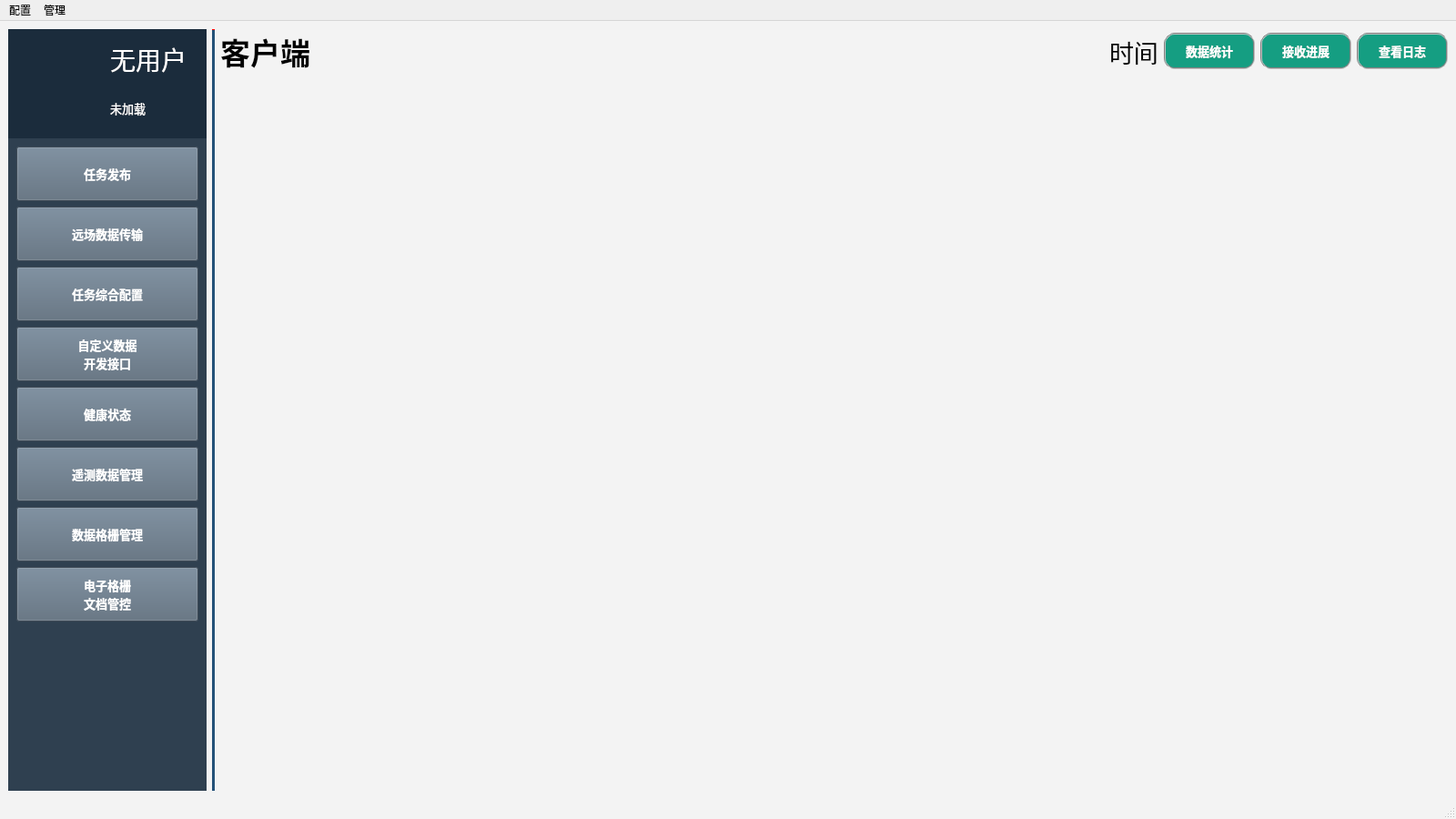
<?xml version="1.0" encoding="UTF-8"?>
<ui version="4.0">
 <class>FirstWindow</class>
 <widget class="QMainWindow" name="FirstWindow">
  <property name="geometry">
   <rect>
    <x>0</x>
    <y>0</y>
    <width>1600</width>
    <height>900</height>
   </rect>
  </property>
  <property name="sizePolicy">
   <sizepolicy hsizetype="Preferred" vsizetype="Preferred">
    <horstretch>0</horstretch>
    <verstretch>0</verstretch>
   </sizepolicy>
  </property>
  <property name="minimumSize">
   <size>
    <width>0</width>
    <height>0</height>
   </size>
  </property>
  <property name="maximumSize">
   <size>
    <width>16777215</width>
    <height>16777215</height>
   </size>
  </property>
  <property name="windowTitle">
   <string>中心运控管理软件</string>
  </property>
  <property name="styleSheet">
   <string notr="true">#FirstWindow{background-color: rgb(243,243,243);}
QStackedWidget{background-color: rgb(114,161,211);}</string>
  </property>
  <property name="toolButtonStyle">
   <enum>Qt::ToolButtonFollowStyle</enum>
  </property>
  <widget class="QWidget" name="centralwidget">
   <layout class="QHBoxLayout" name="horizontalLayout">
    <item>
     <layout class="QVBoxLayout" name="verticalLayout_5">
      <item>
       <layout class="QVBoxLayout" name="verticalLayout" stretch="0,0">
        <property name="spacing">
         <number>0</number>
        </property>
        <property name="sizeConstraint">
         <enum>QLayout::SetDefaultConstraint</enum>
        </property>
        <item>
         <widget class="QWidget" name="widget_name" native="true">
          <property name="minimumSize">
           <size>
            <width>0</width>
            <height>120</height>
           </size>
          </property>
          <property name="maximumSize">
           <size>
            <width>16777215</width>
            <height>120</height>
           </size>
          </property>
          <property name="styleSheet">
           <string notr="true">QWidget{background-color: rgb(27, 44, 60);}</string>
          </property>
          <layout class="QHBoxLayout" name="horizontalLayout_8">
           <item>
            <widget class="QWidget" name="widget" native="true">
             <property name="minimumSize">
              <size>
               <width>0</width>
               <height>100</height>
              </size>
             </property>
             <property name="maximumSize">
              <size>
               <width>16777215</width>
               <height>100</height>
              </size>
             </property>
             <property name="styleSheet">
              <string notr="true">border-image: url(:/image/user.png);</string>
             </property>
            </widget>
           </item>
           <item>
            <layout class="QVBoxLayout" name="verticalLayout_12">
             <item>
              <widget class="QLabel" name="label_2">
               <property name="font">
                <font>
                 <family>微软雅黑</family>
                 <pointsize>21</pointsize>
                </font>
               </property>
               <property name="styleSheet">
                <string notr="true">color: rgb(255, 255, 255);</string>
               </property>
               <property name="text">
                <string>无用户</string>
               </property>
              </widget>
             </item>
             <item>
              <widget class="QLabel" name="label_7">
               <property name="font">
                <font>
                 <family>微软雅黑</family>
                 <pointsize>10</pointsize>
                </font>
               </property>
               <property name="styleSheet">
                <string notr="true">color: rgb(255, 255, 255);</string>
               </property>
               <property name="text">
                <string>未加载</string>
               </property>
              </widget>
             </item>
            </layout>
           </item>
          </layout>
         </widget>
        </item>
        <item>
         <widget class="QWidget" name="widget_4" native="true">
          <property name="styleSheet">
           <string notr="true">QWidget{background-color: rgb(47, 64, 80);}
QPushButton{background-color: rgb(87, 104, 120);}
QPushButton{color: rgb(255, 255, 255);}</string>
          </property>
          <layout class="QVBoxLayout" name="verticalLayout_6">
           <item>
            <widget class="QPushButton" name="pushButton_4">
             <property name="minimumSize">
              <size>
               <width>200</width>
               <height>60</height>
              </size>
             </property>
             <property name="maximumSize">
              <size>
               <width>120</width>
               <height>60</height>
              </size>
             </property>
             <property name="font">
              <font>
               <family>微软雅黑</family>
               <pointsize>10</pointsize>
               <weight>75</weight>
               <bold>true</bold>
              </font>
             </property>
             <property name="styleSheet">
              <string notr="true"/>
             </property>
             <property name="text">
              <string>任务发布</string>
             </property>
            </widget>
           </item>
           <item>
            <widget class="QPushButton" name="pushButton_11">
             <property name="minimumSize">
              <size>
               <width>200</width>
               <height>60</height>
              </size>
             </property>
             <property name="maximumSize">
              <size>
               <width>200</width>
               <height>60</height>
              </size>
             </property>
             <property name="font">
              <font>
               <family>微软雅黑</family>
               <pointsize>10</pointsize>
               <weight>75</weight>
               <bold>true</bold>
              </font>
             </property>
             <property name="text">
              <string>远场数据传输</string>
             </property>
            </widget>
           </item>
           <item>
            <widget class="QPushButton" name="pushButton_7">
             <property name="minimumSize">
              <size>
               <width>200</width>
               <height>60</height>
              </size>
             </property>
             <property name="maximumSize">
              <size>
               <width>200</width>
               <height>60</height>
              </size>
             </property>
             <property name="font">
              <font>
               <family>微软雅黑</family>
               <pointsize>10</pointsize>
               <weight>75</weight>
               <bold>true</bold>
              </font>
             </property>
             <property name="text">
              <string>任务综合配置</string>
             </property>
            </widget>
           </item>
           <item>
            <widget class="QPushButton" name="pushButton_3">
             <property name="minimumSize">
              <size>
               <width>200</width>
               <height>60</height>
              </size>
             </property>
             <property name="maximumSize">
              <size>
               <width>120</width>
               <height>60</height>
              </size>
             </property>
             <property name="font">
              <font>
               <family>微软雅黑</family>
               <pointsize>10</pointsize>
               <weight>75</weight>
               <bold>true</bold>
              </font>
             </property>
             <property name="styleSheet">
              <string notr="true"/>
             </property>
             <property name="text">
              <string>自定义数据
开发接口</string>
             </property>
            </widget>
           </item>
           <item>
            <widget class="QPushButton" name="pushButton_10">
             <property name="minimumSize">
              <size>
               <width>200</width>
               <height>60</height>
              </size>
             </property>
             <property name="maximumSize">
              <size>
               <width>120</width>
               <height>60</height>
              </size>
             </property>
             <property name="sizeIncrement">
              <size>
               <width>0</width>
               <height>60</height>
              </size>
             </property>
             <property name="baseSize">
              <size>
               <width>0</width>
               <height>60</height>
              </size>
             </property>
             <property name="font">
              <font>
               <family>微软雅黑</family>
               <pointsize>10</pointsize>
               <weight>75</weight>
               <bold>true</bold>
              </font>
             </property>
             <property name="styleSheet">
              <string notr="true"/>
             </property>
             <property name="text">
              <string>健康状态</string>
             </property>
            </widget>
           </item>
           <item>
            <widget class="QPushButton" name="pushButton">
             <property name="minimumSize">
              <size>
               <width>200</width>
               <height>60</height>
              </size>
             </property>
             <property name="maximumSize">
              <size>
               <width>120</width>
               <height>60</height>
              </size>
             </property>
             <property name="font">
              <font>
               <family>微软雅黑</family>
               <pointsize>10</pointsize>
               <weight>75</weight>
               <bold>true</bold>
              </font>
             </property>
             <property name="styleSheet">
              <string notr="true"/>
             </property>
             <property name="text">
              <string>遥测数据管理</string>
             </property>
            </widget>
           </item>
           <item>
            <widget class="QPushButton" name="pushButton_2">
             <property name="minimumSize">
              <size>
               <width>200</width>
               <height>60</height>
              </size>
             </property>
             <property name="maximumSize">
              <size>
               <width>120</width>
               <height>60</height>
              </size>
             </property>
             <property name="font">
              <font>
               <family>微软雅黑</family>
               <pointsize>10</pointsize>
               <weight>75</weight>
               <bold>true</bold>
              </font>
             </property>
             <property name="styleSheet">
              <string notr="true"/>
             </property>
             <property name="text">
              <string>数据格栅管理</string>
             </property>
            </widget>
           </item>
           <item>
            <widget class="QPushButton" name="pushButton_6">
             <property name="minimumSize">
              <size>
               <width>0</width>
               <height>60</height>
              </size>
             </property>
             <property name="maximumSize">
              <size>
               <width>16777215</width>
               <height>60</height>
              </size>
             </property>
             <property name="font">
              <font>
               <family>微软雅黑</family>
               <pointsize>10</pointsize>
               <weight>75</weight>
               <bold>true</bold>
              </font>
             </property>
             <property name="text">
              <string>电子格栅
文档管控</string>
             </property>
            </widget>
           </item>
           <item>
            <spacer name="verticalSpacer">
             <property name="orientation">
              <enum>Qt::Vertical</enum>
             </property>
             <property name="sizeHint" stdset="0">
              <size>
               <width>20</width>
               <height>40</height>
              </size>
             </property>
            </spacer>
           </item>
          </layout>
         </widget>
        </item>
       </layout>
      </item>
     </layout>
    </item>
    <item>
     <widget class="Line" name="line">
      <property name="styleSheet">
       <string notr="true">border-top: 1px solid red; background-color: rgb(36,81,120);</string>
      </property>
      <property name="frameShadow">
       <enum>QFrame::Sunken</enum>
      </property>
      <property name="lineWidth">
       <number>1</number>
      </property>
      <property name="orientation">
       <enum>Qt::Vertical</enum>
      </property>
     </widget>
    </item>
    <item>
     <layout class="QVBoxLayout" name="verticalLayout_3">
      <item>
       <layout class="QHBoxLayout" name="horizontalLayout_4">
        <item>
         <widget class="QLabel" name="label">
          <property name="font">
           <font>
            <family>黑体</family>
            <pointsize>25</pointsize>
            <weight>75</weight>
            <bold>true</bold>
           </font>
          </property>
          <property name="styleSheet">
           <string notr="true"/>
          </property>
          <property name="text">
           <string>客户端</string>
          </property>
         </widget>
        </item>
        <item>
         <spacer name="horizontalSpacer">
          <property name="orientation">
           <enum>Qt::Horizontal</enum>
          </property>
          <property name="sizeHint" stdset="0">
           <size>
            <width>40</width>
            <height>20</height>
           </size>
          </property>
         </spacer>
        </item>
        <item>
         <widget class="QLabel" name="label_3">
          <property name="font">
           <font>
            <family>黑体</family>
            <pointsize>20</pointsize>
           </font>
          </property>
          <property name="text">
           <string>时间</string>
          </property>
         </widget>
        </item>
        <item>
         <widget class="QPushButton" name="pushButton_15">
          <property name="minimumSize">
           <size>
            <width>100</width>
            <height>40</height>
           </size>
          </property>
          <property name="maximumSize">
           <size>
            <width>100</width>
            <height>40</height>
           </size>
          </property>
          <property name="font">
           <font>
            <family>微软雅黑</family>
            <pointsize>10</pointsize>
            <weight>75</weight>
            <bold>true</bold>
           </font>
          </property>
          <property name="styleSheet">
           <string notr="true">
QPushButton{background-color: rgb(21, 158, 130);}
QPushButton{color: rgb(255, 255, 255);}
QPushButton{border:2px groove gray;border-radius:12px;padding:2px 4px;}</string>
          </property>
          <property name="text">
           <string>数据统计</string>
          </property>
         </widget>
        </item>
        <item>
         <widget class="QPushButton" name="pushButton_23">
          <property name="minimumSize">
           <size>
            <width>100</width>
            <height>40</height>
           </size>
          </property>
          <property name="maximumSize">
           <size>
            <width>100</width>
            <height>16777215</height>
           </size>
          </property>
          <property name="font">
           <font>
            <family>微软雅黑</family>
            <pointsize>10</pointsize>
            <weight>75</weight>
            <bold>true</bold>
           </font>
          </property>
          <property name="styleSheet">
           <string notr="true">
QPushButton{background-color: rgb(21, 158, 130);}
QPushButton{color: rgb(255, 255, 255);}
QPushButton{border:2px groove gray;border-radius:12px;padding:2px 4px;}</string>
          </property>
          <property name="text">
           <string>接收进展</string>
          </property>
         </widget>
        </item>
        <item>
         <widget class="QPushButton" name="pushButton_9">
          <property name="minimumSize">
           <size>
            <width>100</width>
            <height>40</height>
           </size>
          </property>
          <property name="maximumSize">
           <size>
            <width>100</width>
            <height>16777215</height>
           </size>
          </property>
          <property name="font">
           <font>
            <family>微软雅黑</family>
            <pointsize>10</pointsize>
            <weight>75</weight>
            <bold>true</bold>
           </font>
          </property>
          <property name="styleSheet">
           <string notr="true">
QPushButton{background-color: rgb(21, 158, 130);}
QPushButton{color: rgb(255, 255, 255);}
QPushButton{border:2px groove gray;border-radius:12px;padding:2px 4px;}</string>
          </property>
          <property name="text">
           <string>查看日志</string>
          </property>
         </widget>
        </item>
       </layout>
      </item>
      <item>
       <widget class="QStackedWidget" name="stackedWidget">
        <property name="font">
         <font>
          <pointsize>1</pointsize>
         </font>
        </property>
        <property name="styleSheet">
         <string notr="true">background-color: rgb(243,243,243)</string>
        </property>
        <property name="currentIndex">
         <number>11</number>
        </property>
        <widget class="QWidget" name="page">
         <layout class="QHBoxLayout" name="horizontalLayout_5">
          <item>
           <widget class="MissionSendWidget" name="missionSendWidget" native="true">
            <property name="font">
             <font>
              <family>Agency FB</family>
             </font>
            </property>
            <property name="styleSheet">
             <string notr="true"/>
            </property>
           </widget>
          </item>
         </layout>
        </widget>
        <widget class="QWidget" name="page_2">
         <widget class="QTableWidget" name="tableWidget_4">
          <property name="geometry">
           <rect>
            <x>50</x>
            <y>30</y>
            <width>1200</width>
            <height>541</height>
           </rect>
          </property>
          <property name="styleSheet">
           <string notr="true"/>
          </property>
          <row>
           <property name="text">
            <string>1</string>
           </property>
          </row>
          <row>
           <property name="text">
            <string>2</string>
           </property>
          </row>
          <row>
           <property name="text">
            <string>3</string>
           </property>
          </row>
          <row>
           <property name="text">
            <string>4</string>
           </property>
          </row>
          <row>
           <property name="text">
            <string>5</string>
           </property>
          </row>
          <row>
           <property name="text">
            <string>6</string>
           </property>
          </row>
          <row>
           <property name="text">
            <string>7</string>
           </property>
          </row>
          <column>
           <property name="text">
            <string>账号</string>
           </property>
          </column>
          <column>
           <property name="text">
            <string>状态</string>
           </property>
          </column>
          <column>
           <property name="text">
            <string>真实姓名</string>
           </property>
          </column>
          <column>
           <property name="text">
            <string>电话</string>
           </property>
          </column>
         </widget>
         <widget class="QLineEdit" name="lineEdit">
          <property name="geometry">
           <rect>
            <x>50</x>
            <y>640</y>
            <width>181</width>
            <height>61</height>
           </rect>
          </property>
         </widget>
         <widget class="QPushButton" name="pushButton_5">
          <property name="geometry">
           <rect>
            <x>260</x>
            <y>640</y>
            <width>191</width>
            <height>61</height>
           </rect>
          </property>
          <property name="font">
           <font>
            <pointsize>19</pointsize>
           </font>
          </property>
          <property name="text">
           <string>查找</string>
          </property>
         </widget>
         <widget class="QPushButton" name="pushButton_8">
          <property name="geometry">
           <rect>
            <x>520</x>
            <y>640</y>
            <width>211</width>
            <height>61</height>
           </rect>
          </property>
          <property name="font">
           <font>
            <pointsize>19</pointsize>
           </font>
          </property>
          <property name="text">
           <string>添加用户</string>
          </property>
         </widget>
        </widget>
        <widget class="QWidget" name="page_3">
         <layout class="QHBoxLayout" name="horizontalLayout_10">
          <item>
           <widget class="QLabel" name="label_4">
            <property name="text">
             <string>111111</string>
            </property>
           </widget>
          </item>
         </layout>
        </widget>
        <widget class="QWidget" name="page_4">
         <layout class="QVBoxLayout" name="verticalLayout_4">
          <item>
           <widget class="QTableWidget" name="tableWidget_2">
            <row>
             <property name="text">
              <string>New Row</string>
             </property>
            </row>
            <row>
             <property name="text">
              <string>New Row</string>
             </property>
            </row>
            <row>
             <property name="text">
              <string>New Row</string>
             </property>
            </row>
            <row>
             <property name="text">
              <string>New Row</string>
             </property>
            </row>
            <row>
             <property name="text">
              <string>New Row</string>
             </property>
            </row>
            <row>
             <property name="text">
              <string>New Row</string>
             </property>
            </row>
            <row>
             <property name="text">
              <string>New Row</string>
             </property>
            </row>
            <row>
             <property name="text">
              <string>New Row</string>
             </property>
            </row>
            <row>
             <property name="text">
              <string>New Row</string>
             </property>
            </row>
            <column>
             <property name="text">
              <string>站名</string>
             </property>
            </column>
            <column>
             <property name="text">
              <string>延迟(ms)</string>
             </property>
            </column>
            <column>
             <property name="text">
              <string>丢包率(%)</string>
             </property>
            </column>
            <column>
             <property name="text">
              <string>通信状态</string>
             </property>
            </column>
            <column>
             <property name="text">
              <string>数据流入状态</string>
             </property>
            </column>
           </widget>
          </item>
         </layout>
        </widget>
        <widget class="QWidget" name="page_7">
         <widget class="QTableWidget" name="tableWidget">
          <property name="geometry">
           <rect>
            <x>70</x>
            <y>10</y>
            <width>1221</width>
            <height>261</height>
           </rect>
          </property>
          <row>
           <property name="text">
            <string>1</string>
           </property>
          </row>
          <row>
           <property name="text">
            <string>2</string>
           </property>
          </row>
          <row>
           <property name="text">
            <string>3</string>
           </property>
          </row>
          <row>
           <property name="text">
            <string>4</string>
           </property>
          </row>
          <row>
           <property name="text">
            <string>5</string>
           </property>
          </row>
          <row>
           <property name="text">
            <string>New Row</string>
           </property>
          </row>
          <row>
           <property name="text">
            <string>New Row</string>
           </property>
          </row>
          <column>
           <property name="text">
            <string>格栅名</string>
           </property>
          </column>
          <column>
           <property name="text">
            <string>单位</string>
           </property>
          </column>
          <column>
           <property name="text">
            <string>型号</string>
           </property>
          </column>
          <column>
           <property name="text">
            <string>时间</string>
           </property>
          </column>
          <column>
           <property name="text">
            <string>版本</string>
           </property>
          </column>
          <item row="0" column="0">
           <property name="text">
            <string/>
           </property>
          </item>
          <item row="0" column="1">
           <property name="text">
            <string/>
           </property>
          </item>
          <item row="0" column="2">
           <property name="text">
            <string/>
           </property>
          </item>
          <item row="0" column="3">
           <property name="text">
            <string/>
           </property>
          </item>
          <item row="0" column="4">
           <property name="text">
            <string/>
           </property>
          </item>
          <item row="1" column="0">
           <property name="text">
            <string/>
           </property>
          </item>
          <item row="2" column="0">
           <property name="text">
            <string/>
           </property>
          </item>
          <item row="3" column="0">
           <property name="text">
            <string/>
           </property>
          </item>
          <item row="3" column="2">
           <property name="text">
            <string/>
           </property>
          </item>
          <item row="4" column="0">
           <property name="text">
            <string/>
           </property>
          </item>
         </widget>
         <widget class="QPushButton" name="pushButton_12">
          <property name="geometry">
           <rect>
            <x>70</x>
            <y>310</y>
            <width>191</width>
            <height>61</height>
           </rect>
          </property>
          <property name="font">
           <font>
            <pointsize>19</pointsize>
           </font>
          </property>
          <property name="text">
           <string>导入</string>
          </property>
         </widget>
         <widget class="QPushButton" name="pushButton_13">
          <property name="geometry">
           <rect>
            <x>380</x>
            <y>310</y>
            <width>191</width>
            <height>61</height>
           </rect>
          </property>
          <property name="font">
           <font>
            <pointsize>19</pointsize>
           </font>
          </property>
          <property name="text">
           <string>导出</string>
          </property>
         </widget>
         <widget class="QLineEdit" name="lineEdit_2">
          <property name="geometry">
           <rect>
            <x>650</x>
            <y>310</y>
            <width>291</width>
            <height>61</height>
           </rect>
          </property>
         </widget>
         <widget class="QPushButton" name="pushButton_14">
          <property name="geometry">
           <rect>
            <x>950</x>
            <y>310</y>
            <width>191</width>
            <height>61</height>
           </rect>
          </property>
          <property name="font">
           <font>
            <pointsize>19</pointsize>
           </font>
          </property>
          <property name="text">
           <string>查询</string>
          </property>
         </widget>
         <widget class="QTableWidget" name="tableWidget_3">
          <property name="geometry">
           <rect>
            <x>80</x>
            <y>400</y>
            <width>1211</width>
            <height>281</height>
           </rect>
          </property>
          <column>
           <property name="text">
            <string>任务名</string>
           </property>
          </column>
          <column>
           <property name="text">
            <string>任务编号</string>
           </property>
          </column>
          <column>
           <property name="text">
            <string>任务模型</string>
           </property>
          </column>
          <column>
           <property name="text">
            <string>文件名</string>
           </property>
          </column>
          <column>
           <property name="text">
            <string>时间</string>
           </property>
          </column>
         </widget>
        </widget>
        <widget class="QWidget" name="page_5">
         <widget class="QTableWidget" name="tableWidget_5">
          <property name="geometry">
           <rect>
            <x>50</x>
            <y>30</y>
            <width>1200</width>
            <height>541</height>
           </rect>
          </property>
          <column>
           <property name="text">
            <string>基站名</string>
           </property>
          </column>
          <column>
           <property name="text">
            <string>ip地址</string>
           </property>
          </column>
          <column>
           <property name="text">
            <string>参数1</string>
           </property>
          </column>
          <column>
           <property name="text">
            <string>参数2</string>
           </property>
          </column>
          <column>
           <property name="text">
            <string>参数3</string>
           </property>
          </column>
         </widget>
         <widget class="QLineEdit" name="lineEdit_8">
          <property name="geometry">
           <rect>
            <x>50</x>
            <y>640</y>
            <width>181</width>
            <height>61</height>
           </rect>
          </property>
         </widget>
         <widget class="QPushButton" name="pushButton_20">
          <property name="geometry">
           <rect>
            <x>260</x>
            <y>640</y>
            <width>191</width>
            <height>61</height>
           </rect>
          </property>
          <property name="font">
           <font>
            <pointsize>19</pointsize>
           </font>
          </property>
          <property name="text">
           <string>查找</string>
          </property>
         </widget>
         <widget class="QPushButton" name="pushButton_19">
          <property name="geometry">
           <rect>
            <x>520</x>
            <y>640</y>
            <width>211</width>
            <height>61</height>
           </rect>
          </property>
          <property name="font">
           <font>
            <pointsize>19</pointsize>
           </font>
          </property>
          <property name="text">
           <string>添加基站</string>
          </property>
         </widget>
        </widget>
        <widget class="QWidget" name="page_6">
         <layout class="QHBoxLayout" name="horizontalLayout_3">
          <item>
           <layout class="QVBoxLayout" name="verticalLayout_2">
            <item>
             <layout class="QHBoxLayout" name="horizontalLayout_2">
              <item>
               <widget class="customTableWidget" name="mission_macro_widget" native="true"/>
              </item>
             </layout>
            </item>
           </layout>
          </item>
         </layout>
        </widget>
        <widget class="QWidget" name="page_8">
         <layout class="QHBoxLayout" name="horizontalLayout_6">
          <item>
           <widget class="DataManage" name="widget_2" native="true"/>
          </item>
         </layout>
        </widget>
        <widget class="QWidget" name="page_9">
         <layout class="QHBoxLayout" name="horizontalLayout_7">
          <item>
           <widget class="GeManage" name="widget_3" native="true"/>
          </item>
         </layout>
        </widget>
        <widget class="QWidget" name="page_10">
         <layout class="QHBoxLayout" name="horizontalLayout_9">
          <item>
           <widget class="DataGeshanManage" name="widget_5" native="true"/>
          </item>
         </layout>
        </widget>
        <widget class="QWidget" name="page_11">
         <layout class="QVBoxLayout" name="verticalLayout_10">
          <item>
           <layout class="QVBoxLayout" name="verticalLayout_9"/>
          </item>
         </layout>
        </widget>
        <widget class="QWidget" name="page_12">
         <layout class="QHBoxLayout" name="horizontalLayout_11">
          <item>
           <layout class="QVBoxLayout" name="verticalLayout_11"/>
          </item>
         </layout>
        </widget>
        <widget class="QWidget" name="page_13">
         <layout class="QHBoxLayout" name="horizontalLayout_12">
          <item>
           <widget class="QWidget" name="remoteDataWidget" native="true">
            <layout class="QVBoxLayout" name="verticalLayout_8">
             <item>
              <layout class="QVBoxLayout" name="verticalLayout_7"/>
             </item>
            </layout>
           </widget>
          </item>
         </layout>
        </widget>
       </widget>
      </item>
     </layout>
    </item>
   </layout>
  </widget>
  <widget class="QStatusBar" name="statusbar"/>
  <widget class="QMenuBar" name="menuBar">
   <property name="geometry">
    <rect>
     <x>0</x>
     <y>0</y>
     <width>1600</width>
     <height>17</height>
    </rect>
   </property>
   <widget class="QMenu" name="menu">
    <property name="title">
     <string>配置</string>
    </property>
    <addaction name="actionuser"/>
    <addaction name="actionji"/>
    <addaction name="actionhong"/>
    <addaction name="actionjidai"/>
    <addaction name="actionshujvyuan"/>
   </widget>
   <widget class="QMenu" name="menu_2">
    <property name="title">
     <string>管理</string>
    </property>
    <addaction name="actiondirectory"/>
   </widget>
   <addaction name="menu"/>
   <addaction name="menu_2"/>
  </widget>
  <action name="actionlogout">
   <property name="text">
    <string>logout</string>
   </property>
  </action>
  <action name="actionchangePassword">
   <property name="text">
    <string>changePassword</string>
   </property>
  </action>
  <action name="actionaddMission">
   <property name="text">
    <string>addMission</string>
   </property>
  </action>
  <action name="actioncheckMission">
   <property name="text">
    <string>checkMission</string>
   </property>
  </action>
  <action name="actionsendMssion">
   <property name="text">
    <string>sendMssion</string>
   </property>
  </action>
  <action name="actionuser">
   <property name="text">
    <string>用户管理</string>
   </property>
  </action>
  <action name="actionji">
   <property name="text">
    <string>遥测站管理</string>
   </property>
  </action>
  <action name="actionhong">
   <property name="text">
    <string>任务宏管理</string>
   </property>
  </action>
  <action name="actiongeshan">
   <property name="text">
    <string>格栅文件管理</string>
   </property>
  </action>
  <action name="actiondirectory">
   <property name="text">
    <string>文件根目录选择</string>
   </property>
  </action>
  <action name="actionjidai">
   <property name="text">
    <string>基带管理</string>
   </property>
  </action>
  <action name="actionshujvyuan">
   <property name="text">
    <string>数据源管理</string>
   </property>
  </action>
 </widget>
 <customwidgets>
  <customwidget>
   <class>customTableWidget</class>
   <extends>QWidget</extends>
   <header location="global">customtablewidget.h</header>
   <container>1</container>
  </customwidget>
  <customwidget>
   <class>MissionSendWidget</class>
   <extends>QWidget</extends>
   <header location="global">missionsendwidget.h</header>
   <container>1</container>
  </customwidget>
  <customwidget>
   <class>DataManage</class>
   <extends>QWidget</extends>
   <header location="global">datamanage.h</header>
   <container>1</container>
  </customwidget>
  <customwidget>
   <class>DataGeshanManage</class>
   <extends>QWidget</extends>
   <header location="global">datageshanmanage.h</header>
   <container>1</container>
  </customwidget>
  <customwidget>
   <class>GeManage</class>
   <extends>QWidget</extends>
   <header location="global">gemanage.h</header>
   <container>1</container>
  </customwidget>
 </customwidgets>
 <resources/>
 <connections/>
</ui>
